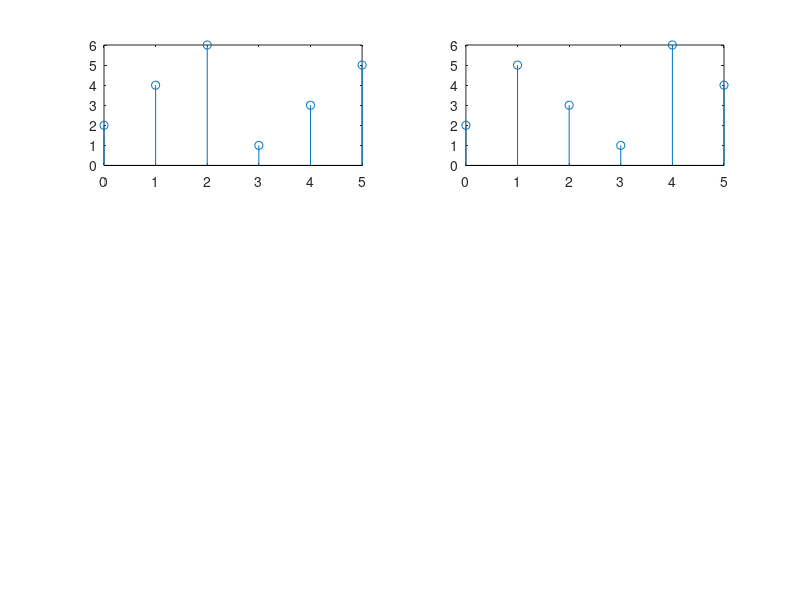

This figure's MATLAB source: (Note: this script raises an error after producing the figure.)
clear;clc;close all

N = 6;
x = [2 4 6 1 3 5]; nx = [0:N-1];

y = [x(1) fliplr(x(2:end))];

subplot(3,2,1); stem(nx,x);
subplot(3,2,2); stem(nx,y);

X = dft(x,N);
Y = dft(y,N);

W = [X(1) fliplr(X(2:end))];
w = dft(W,N);

subplot(3,2,3); stem(sigfold(X,nx));
subplot(3,2,4); stem(Y);
subplot(3,2,5); stem(w);
subplot(3,2,6); stem(W);

error = Y - W
